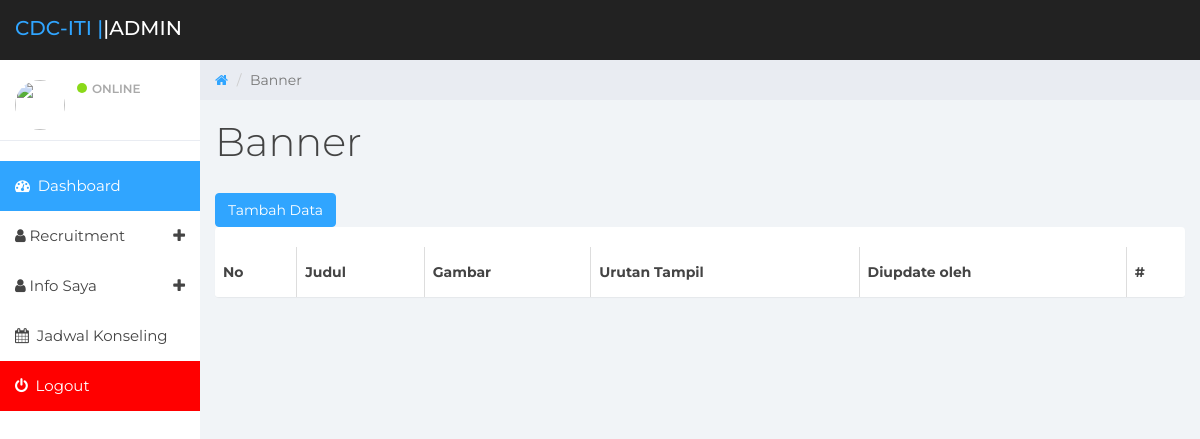
Page /admin/banner.php on the earlier database version.
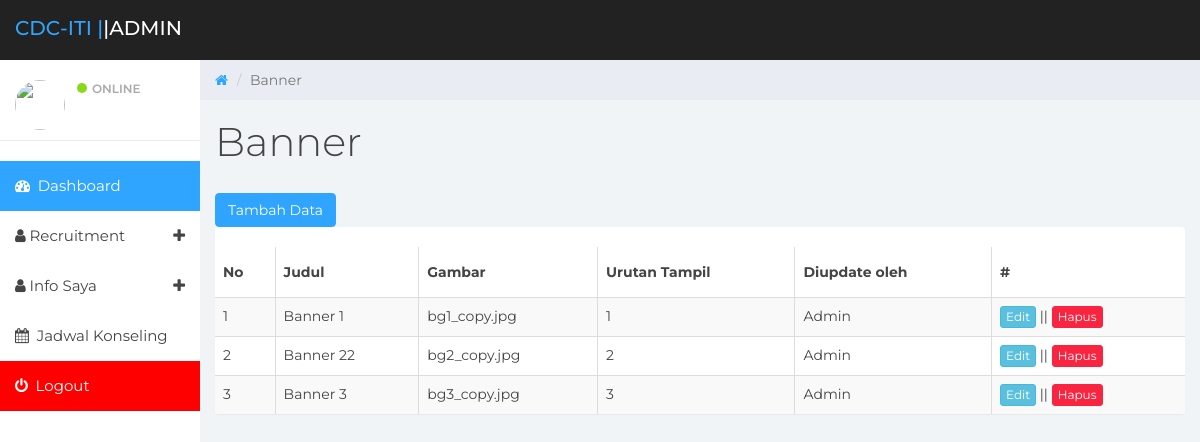
Same page on the later database version.
### tables this page shows
CREATE TABLE IF NOT EXISTS `banner` (
  `id_banner` int(3) NOT NULL AUTO_INCREMENT,
  `judul` varchar(50) NOT NULL,
  `gambar` text NOT NULL,
  `tanggal` varchar(20) NOT NULL,
  `id_user` int(3) NOT NULL,
  PRIMARY KEY (`id_banner`)
);

CREATE TABLE IF NOT EXISTS `user` (
  `id_user` int(10) NOT NULL AUTO_INCREMENT,
  `nik` int(15) NOT NULL,
  `nama` varchar(100) NOT NULL,
  `tempat_lahir` varchar(20) NOT NULL,
  `tgl_lahir` varchar(20) NOT NULL,
  `alamat` varchar(300) NOT NULL,
  `telepon` int(15) NOT NULL,
  `email` varchar(50) NOT NULL,
  `foto` varchar(50) NOT NULL,
  `level_pendidikan` varchar(20) NOT NULL,
  `pendidikan` varchar(100) NOT NULL,
  `username` varchar(50) NOT NULL,
  `password` varchar(100) NOT NULL,
  `status` varchar(50) NOT NULL,
  `kapasitas` int(2) NOT NULL,
  `jenis` varchar(50) NOT NULL,
  `deskripsi` text NOT NULL,
  `website` varchar(100) NOT NULL,
  PRIMARY KEY (`id_user`)
);

### admin/banner.php (the view, shortened to what this page needs)
<?php
		switch ($_GET['mode']) {
			default:
				lihat();
				break;
		}
function lihat(){
include 'header.php';
?>
<link rel="stylesheet" type="text/css" href="//cdn.datatables.net/1.10.15/css/jquery.dataTables.min.css">
	<div class="col-sm-9 col-sm-offset-3 col-lg-10 col-lg-offset-2 main">
		<div class="row">
			<ol class="breadcrumb">
				<li><a href="#">
					<em class="fa fa-home"></em>
				</a></li>
				<li class="active">Banner</li>
			</ol>
		</div>
		<div class="row">
			<div class="col-lg-12">
				<h1 class="page-header">Banner</h1>
				<a href="?mode=form&id="><button class="btn btn-primary">Tambah Data</button></a>
			</div>
		</div>
		<div class="panel panel-container">
			<table class="table table-striped table-bordered data">
			<thead>
				<tr>
					<th>No</th>
					<th>Judul</th>
					<th>Gambar</th>
					<th>Urutan Tampil</th>
					<th>Diupdate oleh</th>
					<th>#</th>
				</tr>
			</thead>
			<tbody>
			<?php
				$sql="SELECT * FROM banner a inner join user b on a.id_user=b.id_user" ;
				$res=mysql_query($sql);
				$no=1;
				while($arr=mysql_fetch_array($res)){
			?>
				<tr>
					<td><?=$no?></td>
					<td><?=$arr['judul']?></td>
					<td><?=$arr['gambar']?></td>
					<td><?=$arr['tanggal']?></td>
					<td><?=$arr['nama']?></td>
					<td><a href="?mode=form&jenis=pelamar&id=<?=$arr['id_banner']?>&t=<?=md5('term')?>" class="btn btn-xs btn-info">Edit</a> || <a href="modul/hapus.php?mode=hapus_banner&id=<?=$arr['id_banner']?>" onclick="return confirm('Anda Yakin Ingin Menghapus Data Ini?')" class="btn btn-xs btn-danger">Hapus</a></td>
				</tr>
			<?php $no++; } ?>
			</tbody>
		</table>
			</div>
<?php
include 'footer.php';
}
?>

Differences in the rows shown:
added banner: judul "Banner 1", gambar "bg1_copy.jpg", tanggal "1", id_user.nama "Admin"
added banner: judul "Banner 22", gambar "bg2_copy.jpg", tanggal "2", id_user.nama "Admin"
added banner: judul "Banner 3", gambar "bg3_copy.jpg", tanggal "3", id_user.nama "Admin"
